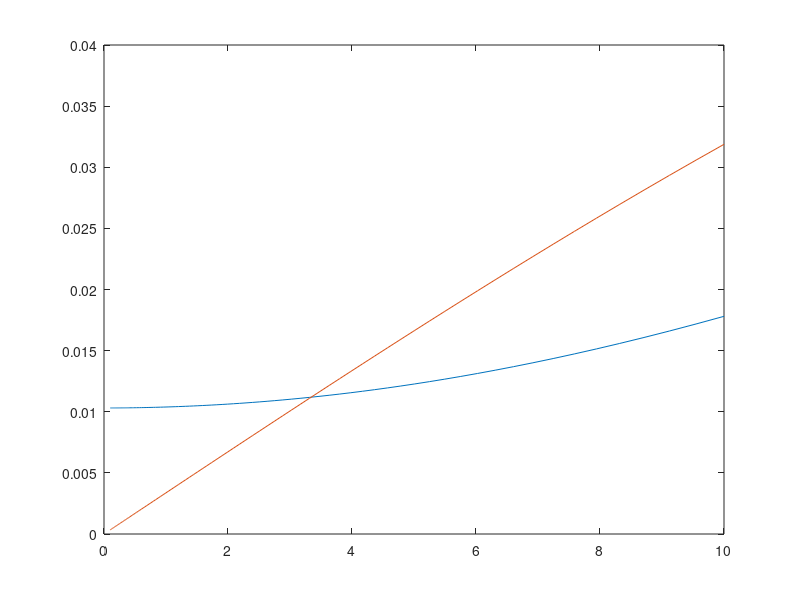

Source code (MATLAB): (Note: this script raises an error after producing the figure.)
f=logspace(-1,1,101);
o=2*pi*f*1e9;
jo=1i*o;

Z0=50;
Cp=20e-15;

Rs=7;
Ra=90;
Ca=600e-15;

Ga=1/Ra;

Y=jo*Cp+(Ga+jo*Ca)./(1+Rs*(Ga+jo*Ca));

figure, plot(f,real(Y),f,imag(Y)), pausak

z=1./(Y*Z0);
S=(1-Y*Z0)./(1+Y*Z0);

figure
        P=polar(angle(S),abs(S));
        set(P,'Linewidth',2)
        pausak
        
            figure, plot(f,real(z),f,imag(z))